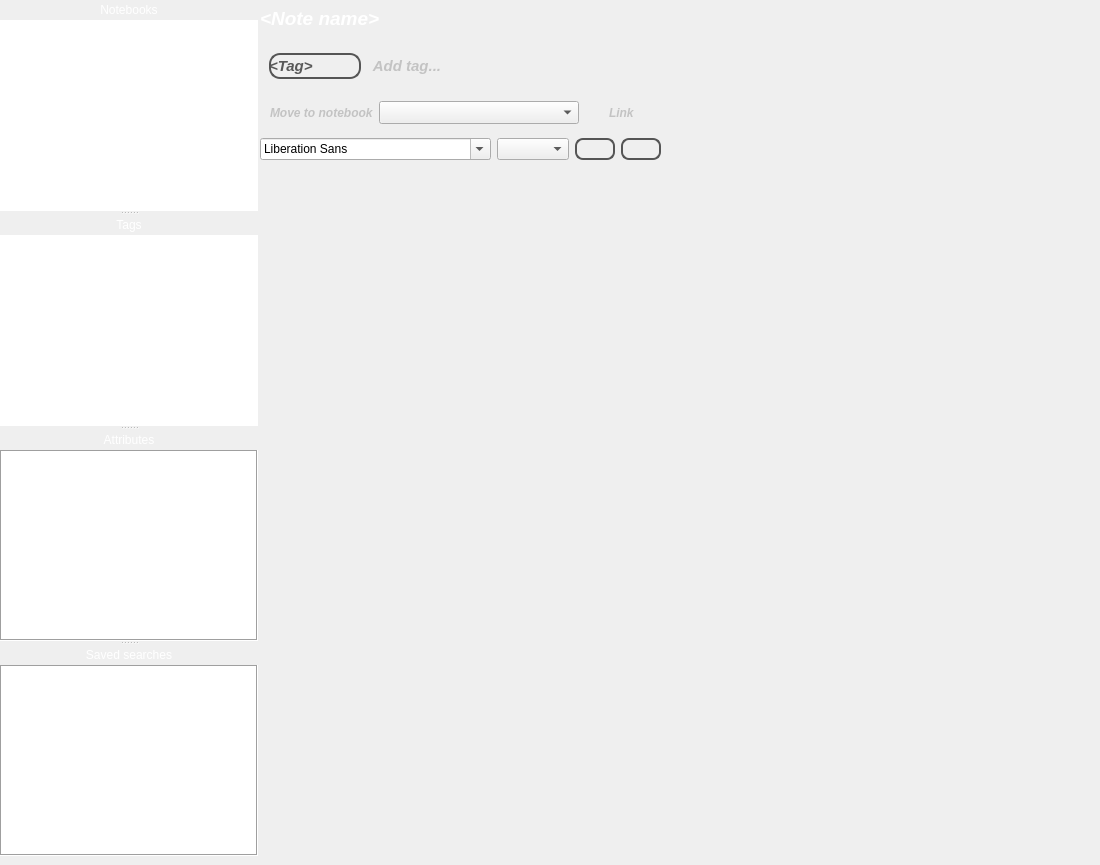
  <widget class="QWidget" name="centralWidget">
   <property name="sizePolicy">
    <sizepolicy hsizetype="Expanding" vsizetype="Expanding">
     <horstretch>0</horstretch>
     <verstretch>0</verstretch>
    </sizepolicy>
   </property>
   <property name="layoutDirection">
    <enum>Qt::LeftToRight</enum>
   </property>
   <widget class="QWidget" name="noteEditorHeaderWidget" native="true">
    <property name="geometry">
     <rect>
      <x>260</x>
      <y>0</y>
      <width>831</width>
      <height>160</height>
     </rect>
    </property>
    <property name="minimumSize">
     <size>
      <width>0</width>
      <height>160</height>
     </size>
    </property>
    <property name="styleSheet">
     <string notr="true">#noteEditorHeaderWidget {
border: none;
background: qlineargradient(x1: 0, y1: 0, x2: 0, y2: 1,
stop: 0 #a6a6a6, 
stop: 0.08 #7f7f7f,
stop: 0.35 #717171, 
stop: 0.45 #626262,
stop: 0.9 #4c4c4c, 
stop: 1 #333333);
}</string>
    </property>
    <layout class="QVBoxLayout" name="verticalLayout">
     <item>
      <layout class="QVBoxLayout" name="noteEditorHeaderVerticalLayout">
       <item>
        <widget class="QLabel" name="noteNameLabel">
         <property name="sizePolicy">
          <sizepolicy hsizetype="Preferred" vsizetype="Minimum">
           <horstretch>0</horstretch>
           <verstretch>0</verstretch>
          </sizepolicy>
         </property>
         <property name="minimumSize">
          <size>
           <width>15</width>
           <height>0</height>
          </size>
         </property>
         <property name="styleSheet">
          <string notr="true">color: rgb(255, 255, 255);</string>
         </property>
         <property name="text">
          <string>&lt;html&gt;&lt;head/&gt;&lt;body&gt;&lt;p&gt;&lt;span style=&quot; font-size:14pt; font-weight:600; font-style:italic;&quot;&gt;&amp;lt;Note name&amp;gt;&lt;/span&gt;&lt;/p&gt;&lt;/body&gt;&lt;/html&gt;</string>
         </property>
         <property name="textFormat">
          <enum>Qt::RichText</enum>
         </property>
         <property name="alignment">
          <set>Qt::AlignLeading|Qt::AlignLeft|Qt::AlignVCenter</set>
         </property>
         <property name="margin">
          <number>10</number>
         </property>
        </widget>
       </item>
       <item>
        <widget class="QWidget" name="tagNameLabelsContainerWidget" native="true">
         <property name="sizePolicy">
          <sizepolicy hsizetype="Preferred" vsizetype="Fixed">
           <horstretch>0</horstretch>
           <verstretch>0</verstretch>
          </sizepolicy>
         </property>
         <layout class="QHBoxLayout" name="horizontalLayout">
          <item>
           <widget class="QWidget" name="tagNameWidget" native="true">
            <property name="sizePolicy">
             <sizepolicy hsizetype="Minimum" vsizetype="Minimum">
              <horstretch>0</horstretch>
              <verstretch>0</verstretch>
             </sizepolicy>
            </property>
            <property name="styleSheet">
             <string notr="true">#tagNameWidget {
color: #333;
border: 2px solid #555;
border-radius: 11px;
padding: 4px;
background: qradialgradient(cx: 0.3, cy: -0.4,
fx: 0.3, fy: -0.4,
radius: 1.35, stop: 0 #fff, stop: 1 #888);
min-width: 80px;
}</string>
            </property>
            <layout class="QHBoxLayout" name="horizontalLayout_2" stretch="0,0">
             <property name="spacing">
              <number>0</number>
             </property>
             <property name="margin">
              <number>0</number>
             </property>
             <item>
              <widget class="QLabel" name="tagNameLabel">
               <property name="sizePolicy">
                <sizepolicy hsizetype="Minimum" vsizetype="Preferred">
                 <horstretch>0</horstretch>
                 <verstretch>0</verstretch>
                </sizepolicy>
               </property>
               <property name="text">
                <string>&lt;html&gt;&lt;head/&gt;&lt;body&gt;&lt;p&gt;&lt;span style=&quot; font-size:11pt; font-weight:600; font-style:italic; color:#585858;&quot;&gt;&amp;lt;Tag&amp;gt;&lt;/span&gt;&lt;/p&gt;&lt;/body&gt;&lt;/html&gt;</string>
               </property>
               <property name="textFormat">
                <enum>Qt::RichText</enum>
               </property>
               <property name="margin">
                <number>7</number>
               </property>
              </widget>
             </item>
             <item>
              <widget class="QPushButton" name="deleteTagButton">
               <property name="sizePolicy">
                <sizepolicy hsizetype="Fixed" vsizetype="Fixed">
                 <horstretch>0</horstretch>
                 <verstretch>0</verstretch>
                </sizepolicy>
               </property>
               <property name="text">
                <string notr="true"/>
               </property>
               <property name="icon">
                <iconset theme="edit-delete"/>
               </property>
               <property name="iconSize">
                <size>
                 <width>8</width>
                 <height>8</height>
                </size>
               </property>
               <property name="flat">
                <bool>true</bool>
               </property>
              </widget>
             </item>
            </layout>
           </widget>
          </item>
          <item>
           <widget class="QPushButton" name="addTagPushButton">
            <property name="font">
             <font>
              <pointsize>11</pointsize>
              <weight>75</weight>
              <italic>true</italic>
              <bold>true</bold>
             </font>
            </property>
            <property name="styleSheet">
             <string notr="true">#addTagPushButton {
color: rgb(195, 195, 195)
}</string>
            </property>
            <property name="text">
             <string>Add tag...</string>
            </property>
            <property name="flat">
             <bool>true</bool>
            </property>
           </widget>
          </item>
          <item>
           <spacer name="tagsListHorizontalSpacer">
            <property name="orientation">
             <enum>Qt::Horizontal</enum>
            </property>
            <property name="sizeHint" stdset="0">
             <size>
              <width>40</width>
              <height>20</height>
             </size>
            </property>
           </spacer>
          </item>
         </layout>
        </widget>
       </item>
       <item>
        <layout class="QHBoxLayout" name="moveToNotebookHorizontalLayout">
         <property name="spacing">
          <number>0</number>
         </property>
         <property name="sizeConstraint">
          <enum>QLayout::SetDefaultConstraint</enum>
         </property>
         <item>
          <spacer name="moveToNotebookHorizontalSpacerLeft">
           <property name="orientation">
            <enum>Qt::Horizontal</enum>
           </property>
           <property name="sizeType">
            <enum>QSizePolicy::Fixed</enum>
           </property>
           <property name="sizeHint" stdset="0">
            <size>
             <width>10</width>
             <height>5</height>
            </size>
           </property>
          </spacer>
         </item>
         <item>
          <widget class="QLabel" name="moveToNotebookLabel">
           <property name="sizePolicy">
            <sizepolicy hsizetype="Fixed" vsizetype="Fixed">
             <horstretch>0</horstretch>
             <verstretch>0</verstretch>
            </sizepolicy>
           </property>
           <property name="minimumSize">
            <size>
             <width>0</width>
             <height>10</height>
            </size>
           </property>
           <property name="autoFillBackground">
            <bool>false</bool>
           </property>
           <property name="frameShape">
            <enum>QFrame::NoFrame</enum>
           </property>
           <property name="text">
            <string>&lt;html&gt;&lt;head/&gt;&lt;body&gt;&lt;p&gt;&lt;span style=&quot; font-weight:600; font-style:italic; color:#c3c3c3;&quot;&gt;Move to notebook&lt;/span&gt;&lt;/p&gt;&lt;/body&gt;&lt;/html&gt;</string>
           </property>
           <property name="textFormat">
            <enum>Qt::RichText</enum>
           </property>
           <property name="scaledContents">
            <bool>false</bool>
           </property>
           <property name="alignment">
            <set>Qt::AlignLeading|Qt::AlignLeft|Qt::AlignVCenter</set>
           </property>
           <property name="margin">
            <number>0</number>
           </property>
          </widget>
         </item>
         <item>
          <spacer name="moveToNotebookHorizontalSpacerCenter">
           <property name="orientation">
            <enum>Qt::Horizontal</enum>
           </property>
           <property name="sizeType">
            <enum>QSizePolicy::Fixed</enum>
           </property>
           <property name="sizeHint" stdset="0">
            <size>
             <width>5</width>
             <height>5</height>
            </size>
           </property>
          </spacer>
         </item>
         <item>
          <widget class="QComboBox" name="moveToNotebookComboBox">
           <property name="sizePolicy">
            <sizepolicy hsizetype="Fixed" vsizetype="Fixed">
             <horstretch>0</horstretch>
             <verstretch>0</verstretch>
            </sizepolicy>
           </property>
           <property name="minimumSize">
            <size>
             <width>200</width>
             <height>23</height>
            </size>
           </property>
          </widget>
         </item>
         <item>
          <layout class="QHBoxLayout" name="noteLinkHorizontalLayout">
           <item>
            <spacer name="noteLinkHorizontalSpacer">
             <property name="orientation">
              <enum>Qt::Horizontal</enum>
             </property>
             <property name="sizeType">
              <enum>QSizePolicy::Fixed</enum>
             </property>
             <property name="sizeHint" stdset="0">
              <size>
               <width>30</width>
               <height>5</height>
              </size>
             </property>
            </spacer>
           </item>
           <item>
            <widget class="QLabel" name="noteLinkLabel">
             <property name="sizePolicy">
              <sizepolicy hsizetype="Preferred" vsizetype="Minimum">
               <horstretch>0</horstretch>
               <verstretch>0</verstretch>
              </sizepolicy>
             </property>
             <property name="minimumSize">
              <size>
               <width>0</width>
               <height>10</height>
              </size>
             </property>
             <property name="font">
              <font>
               <weight>75</weight>
               <italic>true</italic>
               <bold>true</bold>
              </font>
             </property>
             <property name="styleSheet">
              <string notr="true">#noteLinkLabel {
color: rgb(195, 195, 195)
}</string>
             </property>
             <property name="text">
              <string notr="true">Link</string>
             </property>
             <property name="textFormat">
              <enum>Qt::AutoText</enum>
             </property>
             <property name="openExternalLinks">
              <bool>true</bool>
             </property>
            </widget>
           </item>
          </layout>
         </item>
        </layout>
       </item>
      </layout>
     </item>
     <item>
      <layout class="QHBoxLayout" name="buttonsLowerSubPaneHorizontalLayout">
       <item>
        <widget class="QFontComboBox" name="fontComboBox">
         <property name="sizePolicy">
          <sizepolicy hsizetype="Fixed" vsizetype="Fixed">
           <horstretch>0</horstretch>
           <verstretch>0</verstretch>
          </sizepolicy>
         </property>
         <property name="minimumSize">
          <size>
           <width>100</width>
           <height>0</height>
          </size>
         </property>
        </widget>
       </item>
       <item>
        <widget class="QComboBox" name="fontSizeComboBox">
         <property name="sizePolicy">
          <sizepolicy hsizetype="Fixed" vsizetype="Fixed">
           <horstretch>0</horstretch>
           <verstretch>0</verstretch>
          </sizepolicy>
         </property>
         <property name="minimumSize">
          <size>
           <width>5</width>
           <height>0</height>
          </size>
         </property>
         <property name="editable">
          <bool>false</bool>
         </property>
        </widget>
       </item>
       <item>
        <widget class="QPushButton" name="chooseTextColorPushButton">
         <property name="sizePolicy">
          <sizepolicy hsizetype="Fixed" vsizetype="Fixed">
           <horstretch>0</horstretch>
           <verstretch>0</verstretch>
          </sizepolicy>
         </property>
         <property name="styleSheet">
          <string notr="true">QPushButton {
color: #333;
border: 2px solid #555;
border-radius: 8px;
padding: 2px;
background: qradialgradient(cx: 0.3, cy: -0.4,
fx: 0.3, fy: -0.4,
radius: 1.35, stop: 0 #fff, stop: 1 #888);
min-width: 30px;
}

QPushButton:hover {
background: qradialgradient(cx: 0.3, cy: -0.4,
fx: 0.3, fy: -0.4,
radius: 1.35, stop: 0 #fff, stop: 1 #bbb);
}

QPushButton:pressed {
background: qradialgradient(cx: 0.4, cy: -0.1,
fx: 0.4, fy: -0.1,
radius: 1.35, stop: 0 #fff, stop: 1 #ddd);
}</string>
         </property>
         <property name="text">
          <string notr="true"/>
         </property>
         <property name="icon">
          <iconset theme="format-text-color"/>
         </property>
        </widget>
       </item>
       <item>
        <widget class="QPushButton" name="chooseSelectedTextColorPushButton">
         <property name="sizePolicy">
          <sizepolicy hsizetype="Fixed" vsizetype="Fixed">
           <horstretch>0</horstretch>
           <verstretch>0</verstretch>
          </sizepolicy>
         </property>
         <property name="styleSheet">
          <string notr="true">QPushButton {
color: #333;
border: 2px solid #555;
border-radius: 8px;
padding: 2px;
background: qradialgradient(cx: 0.3, cy: -0.4,
fx: 0.3, fy: -0.4,
radius: 1.35, stop: 0 #fff, stop: 1 #888);
min-width: 30px;
}

QPushButton:hover {
background: qradialgradient(cx: 0.3, cy: -0.4,
fx: 0.3, fy: -0.4,
radius: 1.35, stop: 0 #fff, stop: 1 #bbb);
}

QPushButton:pressed {
background: qradialgradient(cx: 0.4, cy: -0.1,
fx: 0.4, fy: -0.1,
radius: 1.35, stop: 0 #fff, stop: 1 #ddd);
}</string>
         </property>
         <property name="text">
          <string notr="true"/>
         </property>
         <property name="icon">
          <iconset theme="format-stroke-color"/>
         </property>
        </widget>
       </item>
       <item>
        <spacer name="buttonsLowerSubPaneHorizontalLayoutHorizontalSpacer">
         <property name="orientation">
          <enum>Qt::Horizontal</enum>
         </property>
         <property name="sizeHint" stdset="0">
          <size>
           <width>40</width>
           <height>20</height>
          </size>
         </property>
        </spacer>
       </item>
      </layout>
     </item>
    </layout>
   </widget>
   <widget class="QSplitter" name="splitter">
    <property name="geometry">
     <rect>
      <x>0</x>
      <y>0</y>
      <width>258</width>
      <height>856</height>
     </rect>
    </property>
    <property name="orientation">
     <enum>Qt::Vertical</enum>
    </property>
    <widget class="QWidget" name="verticalLayoutWidget">
     <layout class="QVBoxLayout" name="notebooksVerticalLayout">
      <property name="spacing">
       <number>0</number>
      </property>
      <item>
       <widget class="QLabel" name="notebooksLabel">
        <property name="sizePolicy">
         <sizepolicy hsizetype="Preferred" vsizetype="Fixed">
          <horstretch>0</horstretch>
          <verstretch>0</verstretch>
         </sizepolicy>
        </property>
        <property name="minimumSize">
         <size>
          <width>0</width>
          <height>20</height>
         </size>
        </property>
        <property name="styleSheet">
         <string notr="true">border: none;
background: qlineargradient(x1: 0, y1: 0, x2: 0, y2: 1,
stop: 0 #a6a6a6, stop: 0.08 #7f7f7f,
stop: 0.39999 #717171, stop: 0.4 #626262,
stop: 0.9 #4c4c4c, stop: 1 #333333);
color: rgb(255, 255, 255);</string>
        </property>
        <property name="text">
         <string>Notebooks</string>
        </property>
        <property name="alignment">
         <set>Qt::AlignCenter</set>
        </property>
       </widget>
      </item>
      <item>
       <widget class="QTreeView" name="notebooksTreeView">
        <property name="styleSheet">
         <string notr="true">border: none</string>
        </property>
        <property name="frameShape">
         <enum>QFrame::Box</enum>
        </property>
        <property name="rootIsDecorated">
         <bool>true</bool>
        </property>
        <attribute name="headerStretchLastSection">
         <bool>true</bool>
        </attribute>
       </widget>
      </item>
     </layout>
    </widget>
    <widget class="QWidget" name="verticalLayoutWidget_3">
     <layout class="QVBoxLayout" name="tagsVerticalLayout">
      <property name="spacing">
       <number>0</number>
      </property>
      <item>
       <widget class="QLabel" name="tagsLabel">
        <property name="sizePolicy">
         <sizepolicy hsizetype="Preferred" vsizetype="Fixed">
          <horstretch>0</horstretch>
          <verstretch>0</verstretch>
         </sizepolicy>
        </property>
        <property name="minimumSize">
         <size>
          <width>0</width>
          <height>20</height>
         </size>
        </property>
        <property name="styleSheet">
         <string notr="true">border: none;
background: qlineargradient(x1: 0, y1: 0, x2: 0, y2: 1,
stop: 0 #a6a6a6, stop: 0.08 #7f7f7f,
stop: 0.39999 #717171, stop: 0.4 #626262,
stop: 0.9 #4c4c4c, stop: 1 #333333);
color: rgb(255, 255, 255);</string>
        </property>
        <property name="text">
         <string>Tags</string>
        </property>
        <property name="alignment">
         <set>Qt::AlignCenter</set>
        </property>
       </widget>
      </item>
      <item>
       <widget class="QTreeView" name="tagsTreeView">
        <property name="styleSheet">
         <string notr="true">border: none</string>
        </property>
        <property name="frameShape">
         <enum>QFrame::Box</enum>
        </property>
       </widget>
      </item>
     </layout>
    </widget>
    <widget class="QWidget" name="verticalLayoutWidget_4">
     <layout class="QVBoxLayout" name="attributesVerticalLayout">
      <property name="spacing">
       <number>0</number>
      </property>
      <item>
       <widget class="QLabel" name="attributesLabel">
        <property name="sizePolicy">
         <sizepolicy hsizetype="Preferred" vsizetype="Fixed">
          <horstretch>0</horstretch>
          <verstretch>0</verstretch>
         </sizepolicy>
        </property>
        <property name="minimumSize">
         <size>
          <width>0</width>
          <height>20</height>
         </size>
        </property>
        <property name="styleSheet">
         <string notr="true">border: none;
background: qlineargradient(x1: 0, y1: 0, x2: 0, y2: 1,
stop: 0 #a6a6a6, stop: 0.08 #7f7f7f,
stop: 0.39999 #717171, stop: 0.4 #626262,
stop: 0.9 #4c4c4c, stop: 1 #333333);
color: rgb(255, 255, 255);</string>
        </property>
        <property name="text">
         <string>Attributes</string>
        </property>
        <property name="alignment">
         <set>Qt::AlignCenter</set>
        </property>
       </widget>
      </item>
      <item>
       <widget class="QTreeView" name="attributesTreeView">
        <property name="frameShape">
         <enum>QFrame::Box</enum>
        </property>
       </widget>
      </item>
     </layout>
    </widget>
    <widget class="QWidget" name="verticalLayoutWidget_5">
     <layout class="QVBoxLayout" name="savedSearchesVerticalLayout">
      <property name="spacing">
       <number>0</number>
      </property>
      <item>
       <widget class="QLabel" name="savedSearchesLabel">
        <property name="sizePolicy">
         <sizepolicy hsizetype="Preferred" vsizetype="Fixed">
          <horstretch>0</horstretch>
          <verstretch>0</verstretch>
         </sizepolicy>
        </property>
        <property name="minimumSize">
         <size>
          <width>0</width>
          <height>20</height>
         </size>
        </property>
        <property name="styleSheet">
         <string notr="true">border: none;
background: qlineargradient(x1: 0, y1: 0, x2: 0, y2: 1,
stop: 0 #a6a6a6, stop: 0.08 #7f7f7f,
stop: 0.39999 #717171, stop: 0.4 #626262,
stop: 0.9 #4c4c4c, stop: 1 #333333);
color: rgb(255, 255, 255);</string>
        </property>
        <property name="text">
         <string>Saved searches</string>
        </property>
        <property name="alignment">
         <set>Qt::AlignCenter</set>
        </property>
       </widget>
      </item>
      <item>
       <widget class="QTreeView" name="savedSearchesTreeView">
        <property name="frameShape">
         <enum>QFrame::Box</enum>
        </property>
       </widget>
      </item>
     </layout>
    </widget>
   </widget>
  </widget>
